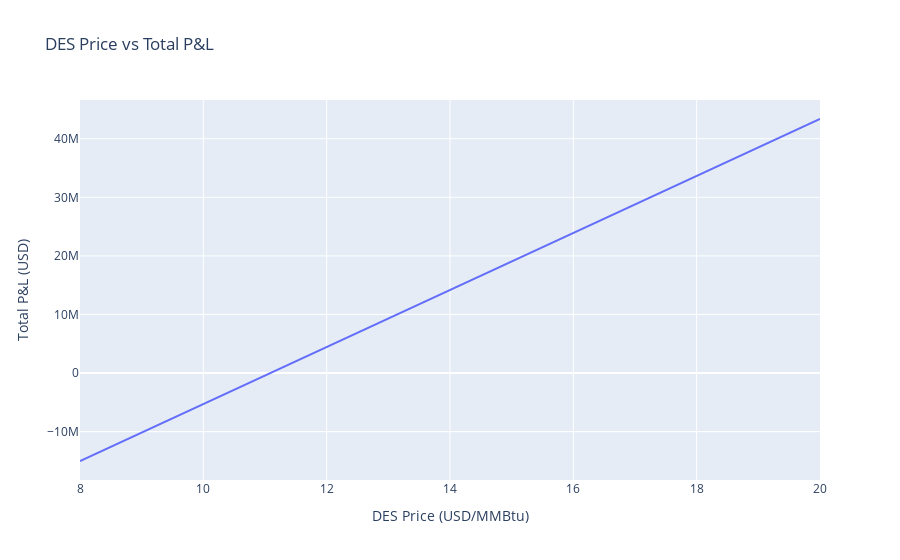

The notebook cell this image was saved under:
### Code cell
import plotly.express as px

fig = px.line(
    df_des_pnl,
    x="DES Price (USD/MMBtu)",
    y="Total P&L (USD)",
    title="DES Price vs Total P&L"
)
fig.show()

### Figure 1 — Plotly figure (JSON) as saved in the notebook; plotly's stock layout.template omitted (floating-point values rounded to 4 significant figures)
{"data": [{"hovertemplate": "DES Price (USD/MMBtu)=%{x}<br>Total P&L (USD)=%{y}<extra></extra>", "legendgroup": "", "line": {"color": "#636efa", "dash": "solid"}, "marker": {"symbol": "circle"}, "mode": "lines", "name": "", "orientation": "v", "showlegend": false, "type": "scatter", "x": [8.0, 8.5, 9.0, 9.5, 10.0, 10.5, 11.0, 11.5, 12.0, 12.5, 13.0, 13.5, 14.0, 14.5, 15.0, 15.5, 16.0, 16.5, 17.0, 17.5, 18.0, 18.5, 19.0, 19.5, 20.0], "xaxis": "x", "y": [-15010000.0, -12580000.0, -10150000.0, -7715000.0, -5282000.0, -2850000.0, -417500.0, 2015000.0, 4448000.0, 6880000.0, 9312000.0, 11740000.0, 14180000.0, 16610000.0, 19040000.0, 21480000.0, 23910000.0, 26340000.0, 28770000.0, 31200000.0, 33640000.0, 36070000.0, 38500000.0, 40940000.0, 43370000.0], "yaxis": "y"}], "layout": {"legend": {"tracegroupgap": 0}, "title": {"text": "DES Price vs Total P&L"}, "xaxis": {"anchor": "y", "domain": [0, 1], "title": {"text": "DES Price (USD/MMBtu)"}}, "yaxis": {"anchor": "x", "domain": [0, 1], "title": {"text": "Total P&L (USD)"}}}}
